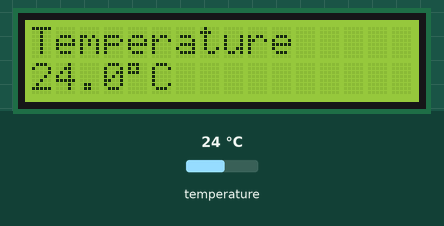
Recording of a sketch running on a simulated Arduino Uno, built with avr-gcc and run on an emulated ATmega328P. On the bench: 16×2 character LCD. The inputs (shaded band) are chosen by the test bench; at power-on: temperature 24 °C.

Above: at 1.2 s.
1.3 s: temperature set to 12 °C
At 2.6 s:
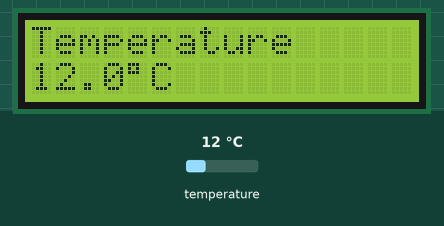
2.9 s: temperature set to 19 °C
At 3.7 s:
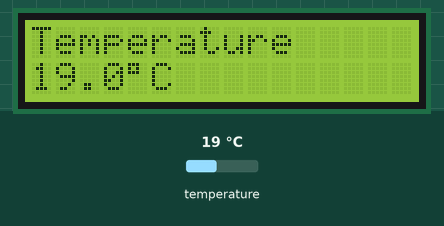
4.8 s: temperature set to 28 °C
At 5.8 s:
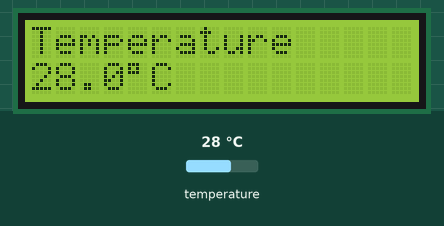
Timing chart, 0 to 7.8 s (numbered marks = the images above; inputs shaded):
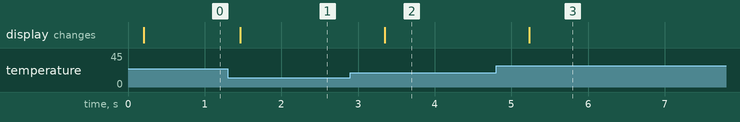

The sketch:

ds18b20.ino
```cpp
#include <LiquidCrystal_I2C.h>
#include <OneWire.h>
#include <DallasTemperature.h>

LiquidCrystal_I2C lcd(0x27, 16, 2);
OneWire wiring(6);
DallasTemperature sensor(&wiring);

void setup() {
  // put your setup code here, to run once:
  lcd.init();
  lcd.backlight();
  sensor.begin();
}

void loop() {
  // put your main code here, to run repeatedly:
  sensor.setResolution(9);
  sensor.requestTemperatures();
  float dataSuhu = sensor.getTempCByIndex(0);

  lcd.clear();
  lcd.setCursor(0, 0);
  lcd.print("Temperature");

  lcd.setCursor(0, 1);
  lcd.print(dataSuhu, 1);
  lcd.print((char)223);
  lcd.print("C");
  delay(500);
}
```

Measured:
- after the input at 1.3 s, the display: changes after 0.16 s (image 1)
- after the input at 2.9 s, the display: changes after 0.45 s (image 2)
- after the input at 4.8 s, the display: changes after 0.44 s (image 3)
